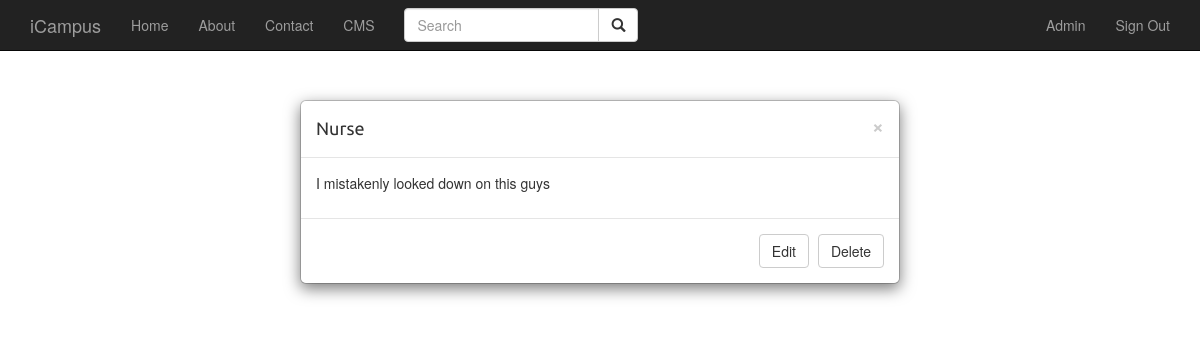
Screenshot of /cms/careers/3 (signed in) with the database file from the repository.
### app/models.py (models this page shows, shortened)
class User(UserMixin, db.Model):
    __tablename__='users'
    id = db.Column(db.Integer, primary_key = True)
    email = db.Column(db.String(64), unique=True, index=True)
    username = db.Column(db.String(64), unique=True, index=True)
    password_hash = db.Column(db.String(128))
    role_id = db.Column(db.Integer, db.ForeignKey('roles.id'))
    comments = db.relationship('Comment', backref='owner', lazy='dynamic')
    @property
    def password(self):
        raise AttributeError('password is not a readable attribute')
    def can(self, perm):
        return self.role is not None and self.role.has_permission(perm)

class Career(db.Model):
    __tablename__ = 'careers'
    id = db.Column(db.Integer, primary_key=True)
    name = db.Column(db.String(64))
    overview = db.Column(db.Text)
    image_url = db.Column(db.String, default=None, nullable=True)
    category_id = db.Column(db.Integer, db.ForeignKey('categories.id'))
    comments = db.relationship('Comment', backref='career', lazy='dynamic')
    tags = db.relationship('Tag', secondary=career_tags)

### app/main/views.py (the view)
@main.route('/cms/careers/<int:id>')
def ret_career(id):
    career = Career.query.filter_by(id=id).first()
    return render_template('cms_career_detail.html', career=career)

### app/main/__init__.py (called while the page is built)
@main.app_context_processor
def inject_permissions():
    return dict(Permission=Permission)

### app/models.py (called while the page is built)
@login_manager.user_loader
def load_user(user_id):
    return User.query.get(int(user_id))

    def has_permission(self, perm):
        return self.permissions & perm == perm

### app/templates/cms_career_detail.html
{% extends 'base.html' %}
{% block page_content %}
<div class="modal-dialog" role="document">
        <div class="modal-content">
            <div class="modal-header">
                <button type="button" class="close" data-dismiss="modal" aria-label="Close"><span aria-hidden="true">&times;</span></button>
                <h4 class="modal-title" id="myModalLabel">{{ career.name }}</h4>
           </div>
        <div class="modal-body">
			<p>{{ career.overview }}</p>
        </div>
        <div class="modal-footer">
            <a href="{{ url_for('main.edit_career', id=career.id) }}" type="button" class="btn btn-default" data-dismiss="modal">Edit</a>
            <a href="{{ url_for('main.delete_career', id=career.id) }}" type="button" class="btn btn-default" data-dismiss="modal">Delete</a>
        </div>
    </div>
</div>
{% endblock %}

### app/templates/base.html (shortened to what this page needs)
{% extends "bootstrap/base.html" %}
{% block head %}
    {{ super() }}
    <link rel="stylesheet" href="{{ url_for('static', filename = 'css/base.css') }}">
    <link rel="stylesheet" href="{{ url_for('static', filename = 'css/comment.css') }}">
{% endblock %}
{% block navbar %}
<div class="navbar navbar-inverse navbar-fixed-top" role="navigation">
    <div class="container">
        <div class="navbar-header">
            <a class="navbar-brand" href="/">iCampus</a>
        </div>
        <div class="navbar-collapse collapse">
            <ul class="nav navbar-nav">
                <li><a href="/">Home</a></li>
                <li><a href="/about">About</a></li>
                <li><a href="/contact">Contact</a></li>
                {% if current_user.can(Permission.WRITE) %}
                <li><a href="/cms">CMS</a></li>
                {% endif %}
            </ul>
            <form class="navbar-form navbar-left" role="search">
                <div class="input-group">
                    <input type="text" class="form-control" placeholder="Search" name="q">
                    <div class="input-group-btn">
                        <button class="btn btn-default" type="submit"><i class="glyphicon glyphicon-search"></i></button>
                    </div>
                </div>
            </form>
            <ul class="nav navbar-nav navbar-right">
                {% if current_user.is_authenticated %}
                <li style=""><a href="">{{ current_user.username | capitalize }}</a></li>
                <li><a href="{{ url_for('auth.logout') }}">Sign Out</a></li>
                {% else %}
                <li><a href="{{ url_for('auth.login') }}">Sign In</a></li>
                <li><a href="{{ url_for('auth.register') }}">Register</a></li>
                {% endif %}
            </ul>
        </div>
    </div>
</div>
{% endblock %}
{% block content %}
<div class="container">
    {% block page_content %}{% endblock %}
</div>
{% endblock %}

### app/static/css/base.css (style rules this page uses)
h1, h2, h3, h4, h5 , h6 { font-family: 'Ubuntu', sans-serif; font-weight:normal; }
body { padding-top: 70px; }
a { text-decoration:none; color:#5993bb; }

### rows the page displays
User: username "Admin"
Career: name "Nurse", overview "I mistakenly looked down on this guys"
